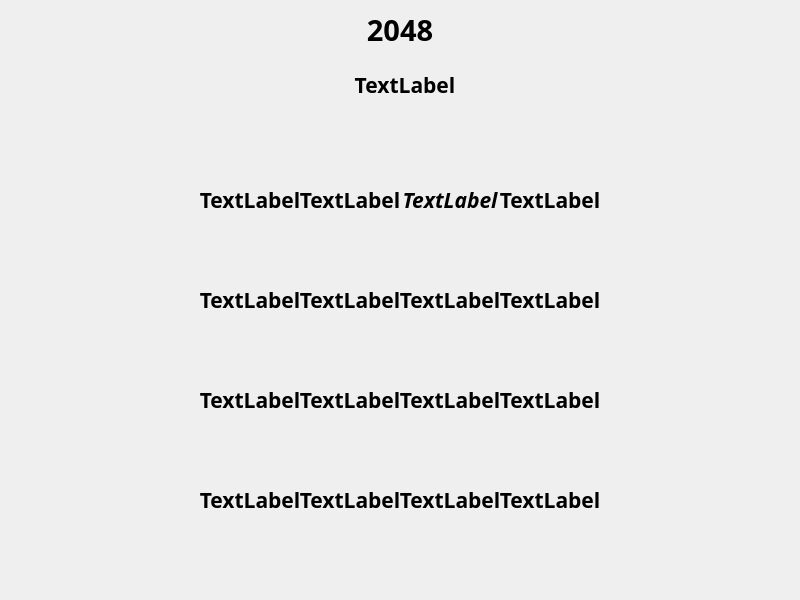
<?xml version="1.0" encoding="UTF-8"?>
<ui version="4.0">
 <class>mainWidget</class>
 <widget class="QWidget" name="mainWidget">
  <property name="geometry">
   <rect>
    <x>0</x>
    <y>0</y>
    <width>800</width>
    <height>600</height>
   </rect>
  </property>
  <property name="maximumSize">
   <size>
    <width>800</width>
    <height>600</height>
   </size>
  </property>
  <property name="windowTitle">
   <string>mainWidget</string>
  </property>
  <widget class="QLabel" name="label">
   <property name="geometry">
    <rect>
     <x>300</x>
     <y>10</y>
     <width>200</width>
     <height>40</height>
    </rect>
   </property>
   <property name="font">
    <font>
     <family>Adobe Hebrew</family>
     <pointsize>22</pointsize>
     <weight>75</weight>
     <bold>true</bold>
    </font>
   </property>
   <property name="text">
    <string>2048</string>
   </property>
   <property name="alignment">
    <set>Qt::AlignCenter</set>
   </property>
  </widget>
  <widget class="QLabel" name="score">
   <property name="geometry">
    <rect>
     <x>330</x>
     <y>70</y>
     <width>150</width>
     <height>30</height>
    </rect>
   </property>
   <property name="font">
    <font>
     <family>Adobe Hebrew</family>
     <pointsize>16</pointsize>
     <weight>75</weight>
     <bold>true</bold>
    </font>
   </property>
   <property name="text">
    <string>TextLabel</string>
   </property>
   <property name="alignment">
    <set>Qt::AlignCenter</set>
   </property>
  </widget>
  <widget class="QLabel" name="pos11">
   <property name="geometry">
    <rect>
     <x>200</x>
     <y>150</y>
     <width>100</width>
     <height>100</height>
    </rect>
   </property>
   <property name="font">
    <font>
     <family>Adobe Arabic</family>
     <pointsize>16</pointsize>
     <weight>75</weight>
     <bold>true</bold>
    </font>
   </property>
   <property name="text">
    <string>TextLabel</string>
   </property>
   <property name="alignment">
    <set>Qt::AlignCenter</set>
   </property>
  </widget>
  <widget class="QLabel" name="pos21">
   <property name="geometry">
    <rect>
     <x>200</x>
     <y>250</y>
     <width>100</width>
     <height>100</height>
    </rect>
   </property>
   <property name="font">
    <font>
     <family>Adobe Arabic</family>
     <pointsize>16</pointsize>
     <weight>75</weight>
     <bold>true</bold>
    </font>
   </property>
   <property name="text">
    <string>TextLabel</string>
   </property>
   <property name="alignment">
    <set>Qt::AlignCenter</set>
   </property>
  </widget>
  <widget class="QLabel" name="pos31">
   <property name="geometry">
    <rect>
     <x>200</x>
     <y>350</y>
     <width>100</width>
     <height>100</height>
    </rect>
   </property>
   <property name="font">
    <font>
     <family>Adobe Arabic</family>
     <pointsize>16</pointsize>
     <weight>75</weight>
     <bold>true</bold>
    </font>
   </property>
   <property name="text">
    <string>TextLabel</string>
   </property>
   <property name="alignment">
    <set>Qt::AlignCenter</set>
   </property>
  </widget>
  <widget class="QLabel" name="pos41">
   <property name="geometry">
    <rect>
     <x>200</x>
     <y>450</y>
     <width>100</width>
     <height>100</height>
    </rect>
   </property>
   <property name="font">
    <font>
     <family>Adobe Arabic</family>
     <pointsize>16</pointsize>
     <weight>75</weight>
     <bold>true</bold>
    </font>
   </property>
   <property name="text">
    <string>TextLabel</string>
   </property>
   <property name="alignment">
    <set>Qt::AlignCenter</set>
   </property>
  </widget>
  <widget class="QLabel" name="pos12">
   <property name="geometry">
    <rect>
     <x>300</x>
     <y>150</y>
     <width>100</width>
     <height>100</height>
    </rect>
   </property>
   <property name="font">
    <font>
     <family>Adobe Arabic</family>
     <pointsize>16</pointsize>
     <weight>75</weight>
     <bold>true</bold>
    </font>
   </property>
   <property name="text">
    <string>TextLabel</string>
   </property>
   <property name="alignment">
    <set>Qt::AlignCenter</set>
   </property>
  </widget>
  <widget class="QLabel" name="pos22">
   <property name="geometry">
    <rect>
     <x>300</x>
     <y>250</y>
     <width>100</width>
     <height>100</height>
    </rect>
   </property>
   <property name="font">
    <font>
     <family>Adobe Arabic</family>
     <pointsize>16</pointsize>
     <weight>75</weight>
     <bold>true</bold>
    </font>
   </property>
   <property name="text">
    <string>TextLabel</string>
   </property>
   <property name="alignment">
    <set>Qt::AlignCenter</set>
   </property>
  </widget>
  <widget class="QLabel" name="pos32">
   <property name="geometry">
    <rect>
     <x>300</x>
     <y>350</y>
     <width>100</width>
     <height>100</height>
    </rect>
   </property>
   <property name="font">
    <font>
     <family>Adobe Arabic</family>
     <pointsize>16</pointsize>
     <weight>75</weight>
     <bold>true</bold>
    </font>
   </property>
   <property name="text">
    <string>TextLabel</string>
   </property>
   <property name="alignment">
    <set>Qt::AlignCenter</set>
   </property>
  </widget>
  <widget class="QLabel" name="pos42">
   <property name="geometry">
    <rect>
     <x>300</x>
     <y>450</y>
     <width>100</width>
     <height>100</height>
    </rect>
   </property>
   <property name="font">
    <font>
     <family>Adobe Arabic</family>
     <pointsize>16</pointsize>
     <weight>75</weight>
     <bold>true</bold>
    </font>
   </property>
   <property name="text">
    <string>TextLabel</string>
   </property>
   <property name="alignment">
    <set>Qt::AlignCenter</set>
   </property>
  </widget>
  <widget class="QLabel" name="pos43">
   <property name="geometry">
    <rect>
     <x>400</x>
     <y>450</y>
     <width>100</width>
     <height>100</height>
    </rect>
   </property>
   <property name="font">
    <font>
     <family>Adobe Arabic</family>
     <pointsize>16</pointsize>
     <weight>75</weight>
     <bold>true</bold>
    </font>
   </property>
   <property name="text">
    <string>TextLabel</string>
   </property>
   <property name="alignment">
    <set>Qt::AlignCenter</set>
   </property>
  </widget>
  <widget class="QLabel" name="pos33">
   <property name="geometry">
    <rect>
     <x>400</x>
     <y>350</y>
     <width>100</width>
     <height>100</height>
    </rect>
   </property>
   <property name="font">
    <font>
     <family>Adobe Arabic</family>
     <pointsize>16</pointsize>
     <weight>75</weight>
     <bold>true</bold>
    </font>
   </property>
   <property name="text">
    <string>TextLabel</string>
   </property>
   <property name="alignment">
    <set>Qt::AlignCenter</set>
   </property>
  </widget>
  <widget class="QLabel" name="pos23">
   <property name="geometry">
    <rect>
     <x>400</x>
     <y>250</y>
     <width>100</width>
     <height>100</height>
    </rect>
   </property>
   <property name="font">
    <font>
     <family>Adobe Arabic</family>
     <pointsize>16</pointsize>
     <weight>75</weight>
     <bold>true</bold>
    </font>
   </property>
   <property name="text">
    <string>TextLabel</string>
   </property>
   <property name="alignment">
    <set>Qt::AlignCenter</set>
   </property>
  </widget>
  <widget class="QLabel" name="pos13">
   <property name="geometry">
    <rect>
     <x>400</x>
     <y>150</y>
     <width>100</width>
     <height>100</height>
    </rect>
   </property>
   <property name="font">
    <font>
     <family>Adobe Arabic</family>
     <pointsize>16</pointsize>
     <weight>75</weight>
     <italic>true</italic>
     <bold>true</bold>
    </font>
   </property>
   <property name="text">
    <string>TextLabel</string>
   </property>
   <property name="alignment">
    <set>Qt::AlignCenter</set>
   </property>
  </widget>
  <widget class="QLabel" name="pos44">
   <property name="geometry">
    <rect>
     <x>500</x>
     <y>450</y>
     <width>100</width>
     <height>100</height>
    </rect>
   </property>
   <property name="font">
    <font>
     <family>Adobe Arabic</family>
     <pointsize>16</pointsize>
     <weight>75</weight>
     <bold>true</bold>
    </font>
   </property>
   <property name="text">
    <string>TextLabel</string>
   </property>
   <property name="alignment">
    <set>Qt::AlignCenter</set>
   </property>
  </widget>
  <widget class="QLabel" name="pos34">
   <property name="geometry">
    <rect>
     <x>500</x>
     <y>350</y>
     <width>100</width>
     <height>100</height>
    </rect>
   </property>
   <property name="font">
    <font>
     <family>Adobe Arabic</family>
     <pointsize>16</pointsize>
     <weight>75</weight>
     <bold>true</bold>
    </font>
   </property>
   <property name="text">
    <string>TextLabel</string>
   </property>
   <property name="alignment">
    <set>Qt::AlignCenter</set>
   </property>
  </widget>
  <widget class="QLabel" name="pos24">
   <property name="geometry">
    <rect>
     <x>500</x>
     <y>250</y>
     <width>100</width>
     <height>100</height>
    </rect>
   </property>
   <property name="font">
    <font>
     <family>Adobe Arabic</family>
     <pointsize>16</pointsize>
     <weight>75</weight>
     <bold>true</bold>
    </font>
   </property>
   <property name="text">
    <string>TextLabel</string>
   </property>
   <property name="alignment">
    <set>Qt::AlignCenter</set>
   </property>
  </widget>
  <widget class="QLabel" name="pos14">
   <property name="geometry">
    <rect>
     <x>500</x>
     <y>150</y>
     <width>100</width>
     <height>100</height>
    </rect>
   </property>
   <property name="font">
    <font>
     <family>Adobe Arabic</family>
     <pointsize>16</pointsize>
     <weight>75</weight>
     <bold>true</bold>
    </font>
   </property>
   <property name="text">
    <string>TextLabel</string>
   </property>
   <property name="alignment">
    <set>Qt::AlignCenter</set>
   </property>
  </widget>
 </widget>
 <layoutdefault spacing="6" margin="11"/>
 <resources/>
 <connections/>
</ui>
